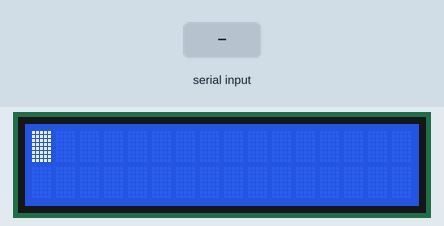
A program run on a simulated ATmega64, built with avr-gcc and emulated at 16 MHz. Shown: 16×2 character LCD. Wiring (inferred from the names in the program): character LCD (HD44780): RS PA0; E PA2; data PA4, PA5, PA6, PA7. The test bench sets the inputs (shaded band).

Above: at 1.2 s.
1.3 s: "1" received over Serial
At 2.5 s:
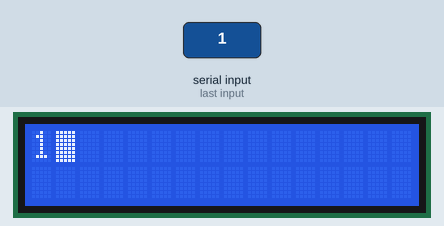
2.8 s: "0" received over Serial
At 3.6 s:
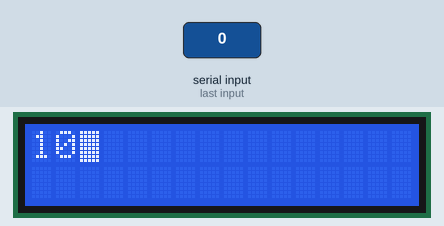
4.3 s: "2" received over Serial
At 4.8 s:
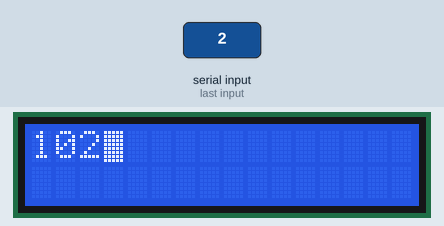
Timing chart, 0 to 7.3 s (numbered marks = the images above; inputs shaded):
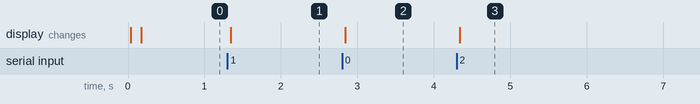

The program:

UART_RX_LCD.c
```c
/*
 *UART_RX_LCD.c
 *
 * Created: 11-09-2019 10:38:22
 * Author : PRN 19084013020111,PRN 19084013020112
 */
#define F_CPU 16000000UL
#include <avr/io.h>
#define _baud 9600
#include <util/delay.h>
#define my_ubrr F_CPU/16/_baud-1
//=============================
void uart_init(unsigned int );
void uart_rx();
void uart_tx(unsigned char);
void uart_string(char *);
//============================================================================================================
#define  LCD_PORT PORTA
#define  RS PA0                          // PORTA pin PA0 is used for command and data, RS is connected to pin PA0
#define  EN PA2                         // PORTA pin PA2 is used for enable in lcd to fetch data
//============================
void lcd_cmd(unsigned int );            //command function
void lcd_data(unsigned char );          //data function
void lcd_init();                        //lcd initialization function
void en();                              //enable function for lcd
void lcd_string(char *);                //string function for lcd
void lcd_result(int ,char *, int );     //print result value,(result,buffer[size],base)

//=============================================================================================================
int main(void)
{
	lcd_init();
	uart_init(103);

	while (1)
	{
		 uart_rx();
	}
}

void uart_init(unsigned int ubrr){
	UBRR1H=0;                          //HIGHER BIT 00
	UBRR1L=ubrr;                       //to set baud rate
	UCSR1B|=(1<<TXEN1)|(1<<RXEN1);     // Enabling tx and rx pin
	UCSR1C|=(1<<UCSZ11)|(1<<UCSZ10);  // for transmitting 8 bit data

}

void uart_tx(unsigned char data){
	while(!((UCSR1A)&(1<<UDRE1)));     //to check if UDR is empty or not if empty then load data to UDR
	UDR1=data;
	UCSR1A|=(1<<UDRE1);

}
void uart_rx(){
	while (!((UCSR1A)&(1<<RXC1)));    //to check if reception of data is completed by controller or not.if completed then
	//come out of the loop
	lcd_data(UDR1);                  //to display received data on lcd

}

//===============================================================================================
void lcd_cmd(unsigned int COMMAND){

	LCD_PORT=(COMMAND & 0xf0);                   //msb data copy to lcd_port
	en();                                        // lcd_port data copy to lcd
	LCD_PORT=((COMMAND & 0x0f)<<4);              //lsb data shifted by 4
	en();                                        // lcd_port data copy to lcd
}
void lcd_data(unsigned char DATA){

	LCD_PORT=(DATA & 0xf0)|(1<<RS);               //msb data copy to lcd_port
	en();                                         // lcd_port data copy to lcd
	LCD_PORT=((DATA )<<4)|(1<<RS);                //lsb data shifted by 4
	en();                                         // lcd_port data copy to lcd
}
void en(){

	LCD_PORT|=(1<<EN);
	_delay_ms(15);
	LCD_PORT&=~(1<<EN);
	_delay_ms(5);
}
void lcd_init(){
	_delay_ms(20);         //power on delay for lcd
	DDRA=0xf5;             // set port as a lcd outport 11110101
	lcd_cmd(0x02);         //Return home
	lcd_cmd(0X28);         //2 lines and 5×7 matrix (4-bit mode)
	lcd_cmd(0X01);         //Clear display screen
	lcd_cmd(0X0f);
	lcd_cmd(0X06);         //Increment cursor (shift cursor to right)
	lcd_cmd(0X80);         //Force cursor to beginning to 1st line
}
```

Measured:
- after the input at 1.3 s, the display: changes at once (image 1)
- after the input at 2.8 s, the display: changes at once (image 2)
- after the input at 4.3 s, the display: changes at once (image 3)
